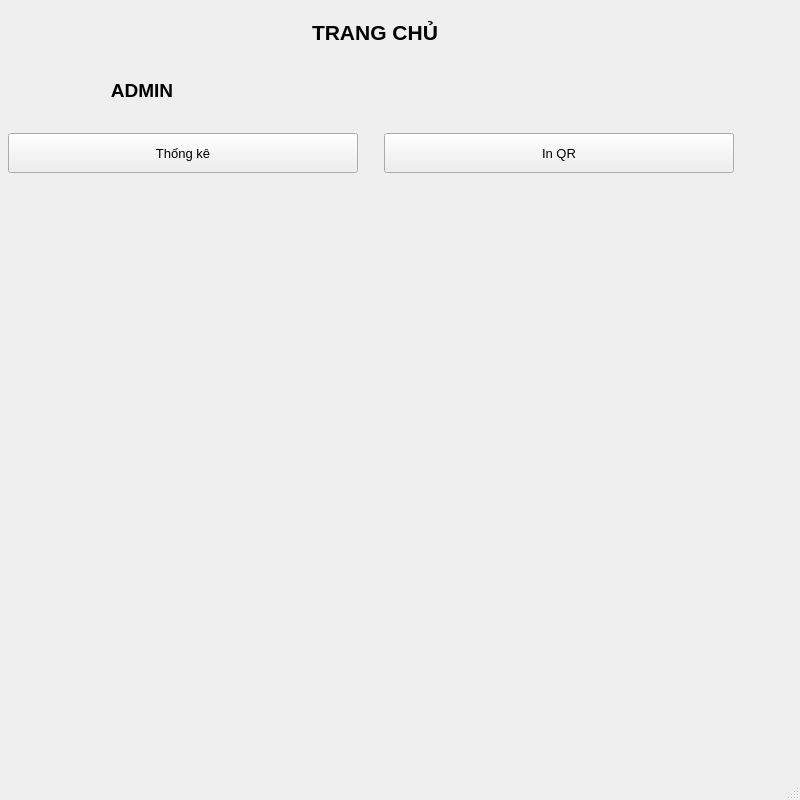
<?xml version="1.0" encoding="UTF-8"?>
<ui version="4.0">
 <class>MainWindow</class>
 <widget class="QMainWindow" name="MainWindow">
  <property name="geometry">
   <rect>
    <x>0</x>
    <y>0</y>
    <width>800</width>
    <height>800</height>
   </rect>
  </property>
  <property name="minimumSize">
   <size>
    <width>800</width>
    <height>800</height>
   </size>
  </property>
  <property name="windowTitle">
   <string>MainWindow</string>
  </property>
  <property name="styleSheet">
   <string notr="true"/>
  </property>
  <widget class="QWidget" name="centralwidget">
   <widget class="QLabel" name="label">
    <property name="geometry">
     <rect>
      <x>312</x>
      <y>7</y>
      <width>300</width>
      <height>50</height>
     </rect>
    </property>
    <property name="minimumSize">
     <size>
      <width>300</width>
      <height>50</height>
     </size>
    </property>
    <property name="font">
     <font>
      <pointsize>16</pointsize>
      <weight>75</weight>
      <bold>true</bold>
     </font>
    </property>
    <property name="text">
     <string>TRANG CHỦ</string>
    </property>
   </widget>
   <widget class="QPushButton" name="btnInfor">
    <property name="geometry">
     <rect>
      <x>384</x>
      <y>133</y>
      <width>350</width>
      <height>40</height>
     </rect>
    </property>
    <property name="sizePolicy">
     <sizepolicy hsizetype="Expanding" vsizetype="Fixed">
      <horstretch>0</horstretch>
      <verstretch>0</verstretch>
     </sizepolicy>
    </property>
    <property name="minimumSize">
     <size>
      <width>350</width>
      <height>40</height>
     </size>
    </property>
    <property name="font">
     <font>
      <pointsize>10</pointsize>
     </font>
    </property>
    <property name="text">
     <string>In QR</string>
    </property>
   </widget>
   <widget class="QPushButton" name="btnsetting">
    <property name="geometry">
     <rect>
      <x>8</x>
      <y>133</y>
      <width>350</width>
      <height>40</height>
     </rect>
    </property>
    <property name="sizePolicy">
     <sizepolicy hsizetype="Expanding" vsizetype="Fixed">
      <horstretch>0</horstretch>
      <verstretch>0</verstretch>
     </sizepolicy>
    </property>
    <property name="minimumSize">
     <size>
      <width>350</width>
      <height>40</height>
     </size>
    </property>
    <property name="font">
     <font>
      <pointsize>10</pointsize>
     </font>
    </property>
    <property name="text">
     <string>Thống kê</string>
    </property>
   </widget>
   <widget class="QLabel" name="label_2">
    <property name="geometry">
     <rect>
      <x>32</x>
      <y>70</y>
      <width>220</width>
      <height>40</height>
     </rect>
    </property>
    <property name="minimumSize">
     <size>
      <width>220</width>
      <height>40</height>
     </size>
    </property>
    <property name="font">
     <font>
      <pointsize>14</pointsize>
      <weight>75</weight>
      <bold>true</bold>
     </font>
    </property>
    <property name="layoutDirection">
     <enum>Qt::LeftToRight</enum>
    </property>
    <property name="text">
     <string>ADMIN</string>
    </property>
    <property name="alignment">
     <set>Qt::AlignCenter</set>
    </property>
   </widget>
  </widget>
  <widget class="QMenuBar" name="menubar">
   <property name="geometry">
    <rect>
     <x>0</x>
     <y>0</y>
     <width>800</width>
     <height>22</height>
    </rect>
   </property>
  </widget>
  <widget class="QStatusBar" name="statusbar"/>
 </widget>
 <resources/>
 <connections/>
</ui>
